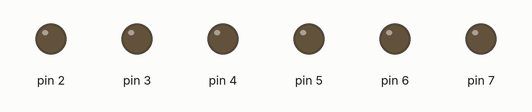
Recording of a sketch running on a simulated Arduino Uno, built with avr-gcc and run on an emulated ATmega328P. On the bench: output pins drawn as LEDs (lit = HIGH).

Above: at 3.0 s.
At 6.2 s:
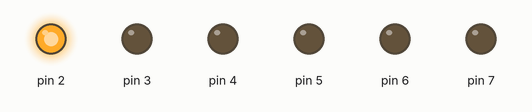
At 6.7 s:
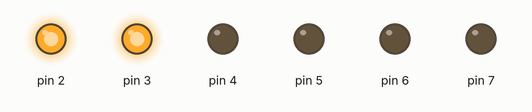
At 7.7 s:
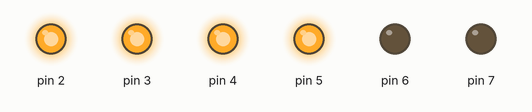
At 9.5 s:
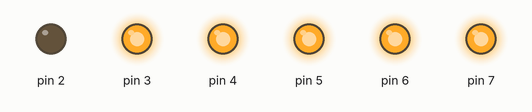
At 10.5 s:
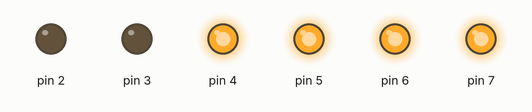
Timing chart, 0 to 11.7 s (numbered marks = the images above):
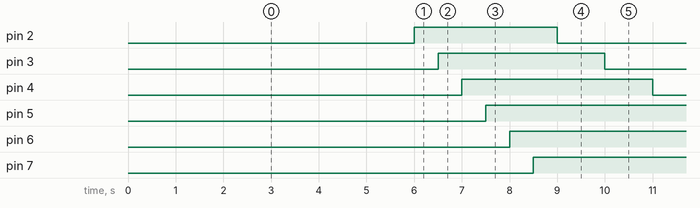

Measured:
- by itself, pin 2: alternates HIGH for 3.0 s and LOW for 6.0 s
- by itself, pin 3: alternates HIGH for 3.5 s and LOW for 5.5 s
- by itself, pin 4: alternates HIGH for 4.0 s and LOW for 5.0 s
- by itself, pin 5: alternates HIGH for 4.5 s and LOW for 4.5 s
- by itself, pin 6: alternates HIGH for 5.0 s and LOW for 4.0 s
- by itself, pin 7: alternates HIGH for 5.5 s and LOW for 3.5 s

The sketch:

sketch_mar12a.ino
```cpp
/*
 * Author : Antow
 * Projet : Arduinito
 * IDE : V1.8.19
 */

int BASE = 2;
int NUM = 6;

void setup()
{
  for(int i = BASE; i < BASE + NUM; i ++)
  {
   pinMode(i, OUTPUT);
  }
}

void loop()
{

  for (int i = BASE; i < BASE + NUM; i ++)
  {
    digitalWrite(i, LOW);
    delay(1000);
  }

  for (int i = BASE; i < BASE + NUM; i ++)
  {
    digitalWrite(i, HIGH);
    delay(500);
  }

}
```
